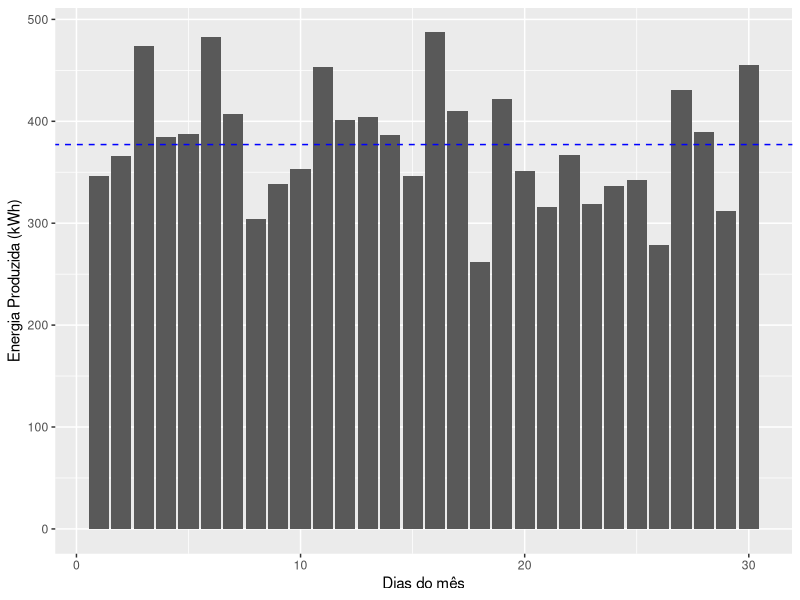
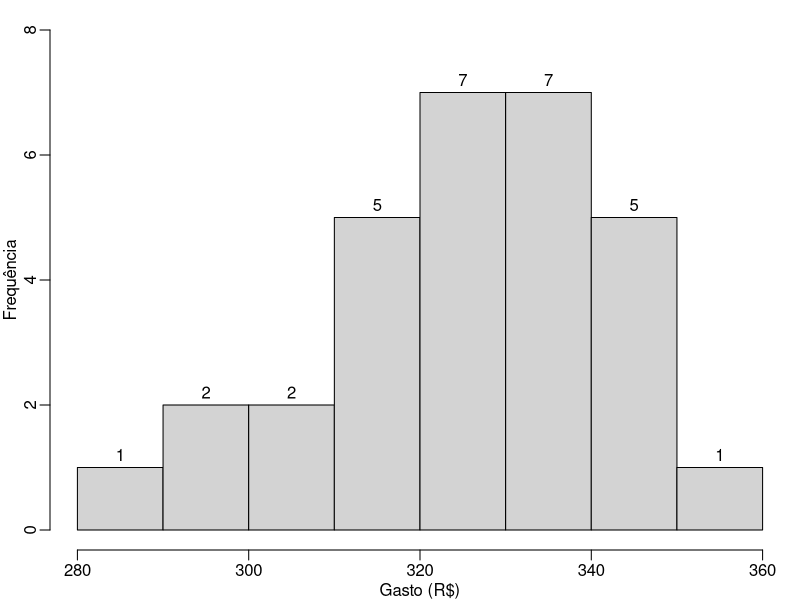
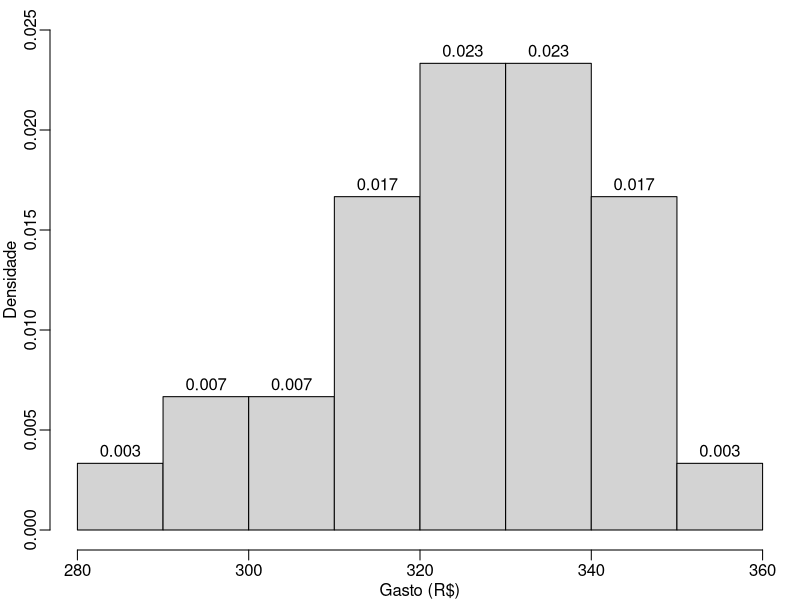
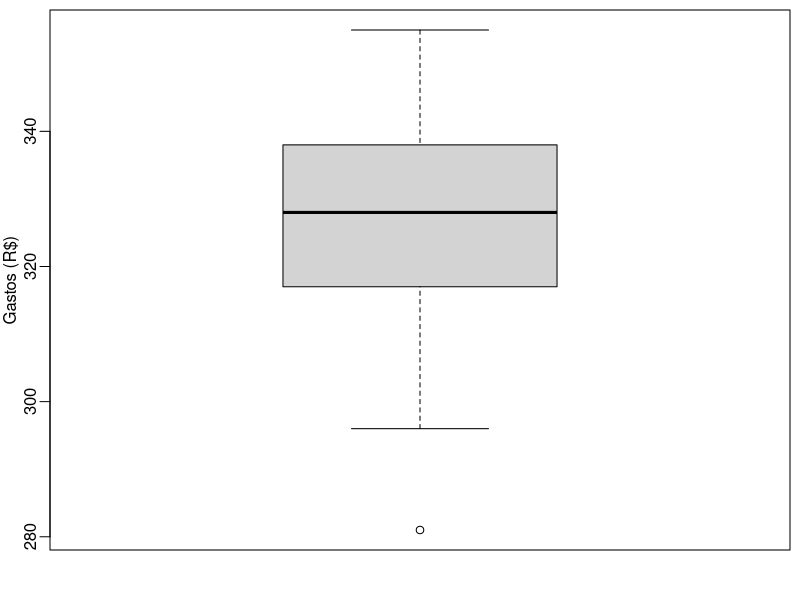
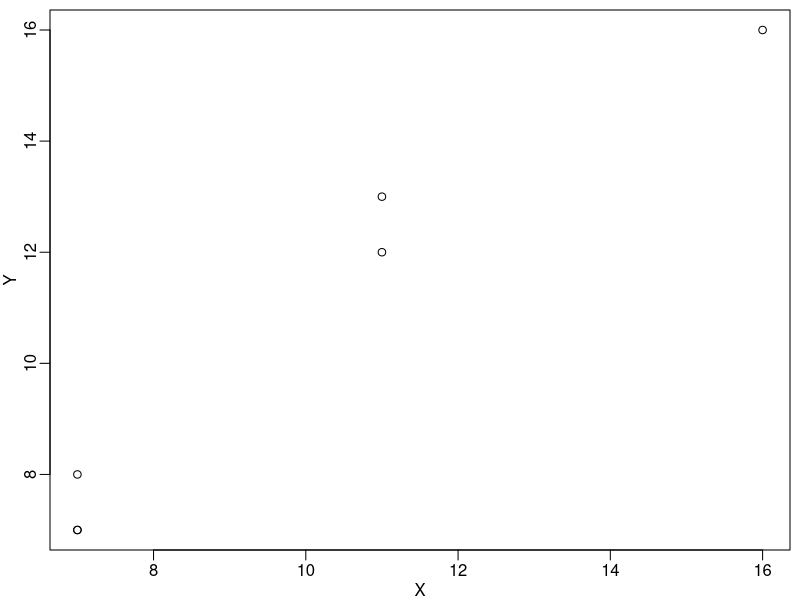
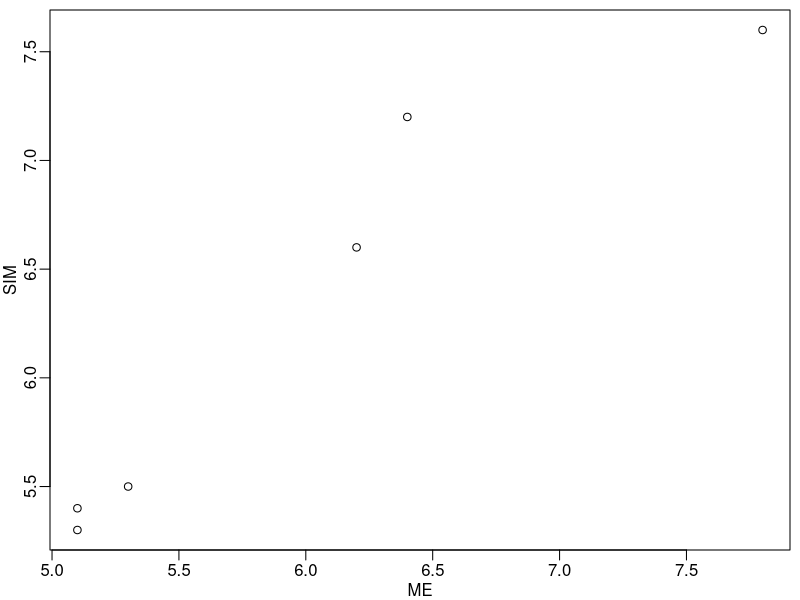
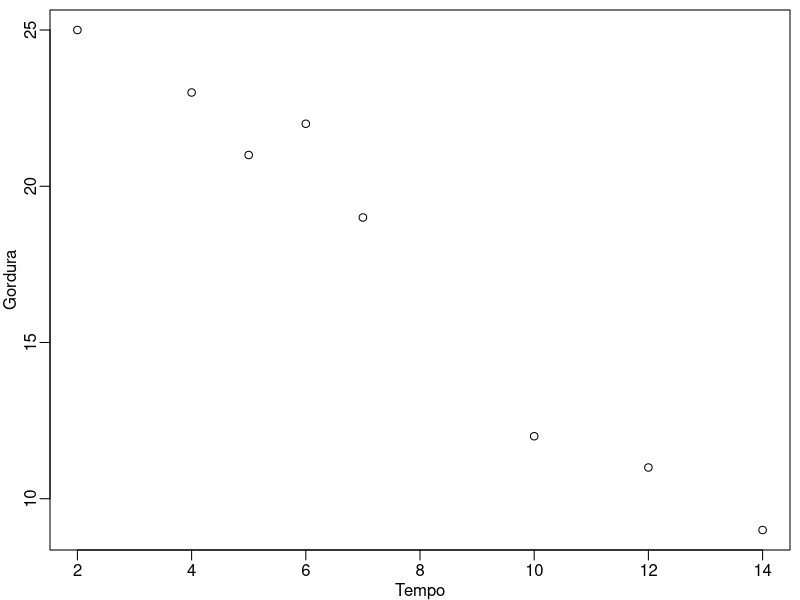
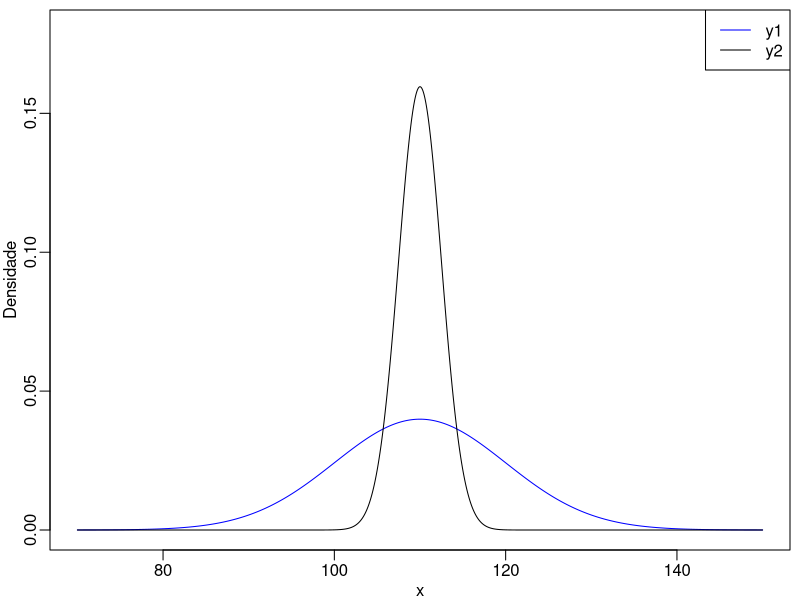

The R source for these figures, in order:
## ---- chunk 1
knitr::opts_chunk$set(#collapse = TRUE,
                      echo = TRUE, 
                      size = "footnotesize",
                      comment = NA,
                      warning = FALSE,
                      message = FALSE,
                      #out.width = "1\\linewidth",
                      fig.align = "center",
                      fig.width = 8, 
                      fig.height = 4, 
                      fig.show = "hold",
                      #fig.path = "Figuras1/",
                      fig.pos = "!htb",
                      fig.cap = TRUE,
                      background = "#E6E6FA",
                      #background = "black",
                      dev = c("png",'pdf'),
                      res=300,
                      dpi = 300)
## ---- chunk 2
#library(tidyverse)
#library(tinytex)
library(knitr)
library(kableExtra)
library(xtable)
library(ggplot2)
library(dplyr)
## ---- chunk 3
#| label: tbl-transp
#| tbl-cap: "Tempo gasto, em minutos, para 10 funcionários irem de casa até a empresa em que trabalham de duas maneiras, ou transporte coletivo (TC) ou automóvel próprio (AP)."
#| tbl-cap-location: top
set.seed(7)
pp <- round(rnorm(10,mean=30,sd=5),0)
qq <- round(rnorm(10,mean=20,sd=5),0)
dd <- t(data.frame(Funcionario=1:10,
                 TC=pp, AP=qq))
dt <- as.data.frame(t(dd))
dd %>% 
  kable() %>% 
  kable_styling(full_width = FALSE, bootstrap_options = c("striped", "hover", "condensed", "responsive"))
## ---- chunk 4
TC <- c(41,24,27,28,25,25,34,29,31,41)
AP <- c(22,34,31,22,29,22,16,18,20,25)
dados <- data.frame(Funcionario=1:10,TC,AP)
dados
## ---- chunk 5
# Média e desvio padrão de TC
mean(dados[,2])
sd(dados[,2])
# Média e desvio padrão de AP
mean(dados[,3])
sd(dados[,3])
## ---- chunk 6
#Coeficiente de Variação (%):
#TC
round((sd(dados[,2])/mean(dados[,2]))*100,2)
#AP
round((sd(dados[,3])/mean(dados[,3]))*100,2)
## ---- chunk 7
set.seed(123)
energia <- round(c(rnorm(30,380,60)),2)
energia
## ---- chunk 8
# carregando a biblioteca
library(ggplot2)

# criando os dados
set.seed(123)
data <- data.frame(
  dia=1:30,  
  valor=round(c(rnorm(30,380,60)),2)
)
# Gráfico de barras
ggplot(data, aes(x=dia, y=valor)) + 
  geom_bar(stat = "identity") +
  geom_abline(slope=0, 
              intercept=mean(data$valor),
              col = "blue",lty=2)+
  labs(x="Dias do mês",
       y="Energia Produzida (kWh)")
## ---- chunk 9
library(gtools)
dd <- c(7,9,15)
vv <- var(dd)*2/3;vv
## ---- chunk 10
y = as.data.frame(permutations(n=3, r=2, 
                 v=dd, 
                 repeats.allowed=T))
colnames(c('r1','r2'))
## ---- chunk 11
y$s <- apply(y[,1:2],1, var)
y$v <- apply(y[,1:2],1, var)/2
y
## ---- chunk 12
ms <- mean(y$s);ms
mv <- mean(y$v);mv
## ---- chunk 13
#| label: tbl-adoles
#| tbl-cap: "Gastos mensais de 30 adolescentes para se alimentarem fora de casa."
#| tbl-cap-location: top
set.seed(7)
dp <- round(rnorm(30,325,100),0)
dp <- rpois(30,325)
dp %>% matrix(nrow = 3) %>% 
  kable() %>% 
  kable_styling(full_width = FALSE, bootstrap_options = c("striped", "hover", "condensed", "responsive"))

## ---- chunk 14
# Dados
dados <- c(309,324,305,312,281,341,355,296,
           342,337,334,321,322,299,335,320,
           338,330,323,330,332,342,346,317,
           326,319,333,339,311,344)
dados
## ---- chunk 15
#| Label: fig-hist1
#| fig-cap: "Histograma da frequência absoluta dos gastos mensais de 30 adolescentes para se alimentarem."
par(bg="white")
par(mar=c(2.5,2.5,0.5,0.5), mgp=c(1.5,0.5,0))
hist(dados, labels = T, main = "",
     xlab = 'Gasto (R$)', ylab = 'Frequência',
     ylim =c(0,8))
## ---- chunk 16
par(bg="white")
par(mar=c(2.5,2.5,0.5,0.5), mgp=c(1.5,0.5,0))
hist(dados, labels = T, main = "",
     xlab = 'Gasto (R$)', ylab = 'Densidade',
     probability = T, ylim = c(0,0.025))
## ---- chunk 17
summary(dados)
## ---- chunk 18
par(bg="white")
par(mar=c(2.5,2.5,0.5,0.5), mgp=c(1.5,0.5,0))
boxplot(dados, ylab = "Gastos (R$)") 
## ---- chunk 19
var(dados)
sd(dados)
(sd(dados)/mean(dados))*100
## ---- chunk 20
# Coeficiente de variação
# A:
(1500000/3280000)*100
#B
(500000/630000)*100
## ---- chunk 21
#| label: tbl-corr1
#| tbl-cap-location: top
#| tbl-cap: "Seis observações das variáveis X e Y."
set.seed(1)
x <- round(rnorm(6,mean = 10,sd=4),0)
y <- x + round(rnorm(6,mean = 0,sd=1),0)
dd <- t(data.frame(X=x, Y=y))
dd %>% 
  kable() %>% 
  kable_styling(full_width = FALSE, bootstrap_options = c("striped", "hover", "condensed", "responsive")) 
## ---- chunk 22
x <- c(7,11,7,16,11,7)
y <- c(7,12,8,16,13,7)
dados3 <- data.frame(X=x, Y=y)
dados3
## ---- chunk 23
par(bg="white")
par(mar=c(2.5,2.5,0.5,0.5), mgp=c(1.5,0.5,0))
plot(Y~X, dados3) 
## ---- chunk 24
cov(x,y)
## ---- chunk 25
cor(x,y)
# ou 
cov(x,y)/(sd(x)*sd(y))
## ---- chunk 26
#| label: tbl-corr2
#| tbl-cap-location: top
#| tbl-cap: "Seis observações das variáveis ME e SIM."
set.seed(1)
Aluno <- round(1:6,0)
x <- round(rnorm(6,mean = 6,sd=1.1),1)
y <- x + round(rnorm(6,mean = 0,sd=0.5),1)
dd <- t(data.frame(Aluno, ME=x, SIM=y))
dd %>% 
  kable() %>% 
  kable_styling(full_width = FALSE, bootstrap_options = c("striped", "hover", "condensed", "responsive"))
## ---- chunk 27
ME     <- c(5.3,6.2,5.1,7.8,6.4,5.1)
SIM	   <- c(5.5,6.6,5.4,7.6,7.2,5.3)
dados4 <- data.frame(Aluno=1:6,ME, SIM)
dados4
## ---- chunk 28
par(bg="white")
par(mar=c(2.5,2.5,0.5,0.5), mgp=c(1.5,0.5,0))
plot(SIM~ME,data = dados4) 
## ---- chunk 29
cov(dados4$ME,dados4$SIM)
## ---- chunk 30
cor(dados4$ME,dados4$SIM)
# ou 
cov(dados4$ME,dados4$SIM)/(sd(dados4$ME)*sd(dados4$SIM))
## ---- chunk 31
#| label: tbl-corr3
#| tbl-cap-location: top
#| tbl-cap: "Tempo de caminhada (horas) e gordura corporal (%) de oito indivíduos."
set.seed(1)
x <- c(6,12,4,2,5,7,14,10)
y <- c(22,11,23,25,21,19,9,12)
dd <- t(data.frame(Indivíduo=1:8, Tempo=x, Gordura =y))
dd %>% 
  kable() %>% 
  kable_styling(full_width = FALSE, bootstrap_options = c("striped", "hover", "condensed", "responsive"))
## ---- chunk 32
Tempo   <- c(6,12,4,2,5,7,14,10)
Gordura <- c(22,11,23,25,21,19,9,12)
dados5  <- data.frame(Ind=1:8,Tempo, Gordura)
dados5
## ---- chunk 33
par(bg="white")
par(mar=c(2.5,2.5,0.5,0.5), mgp=c(1.5,0.5,0))
plot(Gordura~Tempo,data = dados5) 
## ---- chunk 34
cov(dados5$Tempo,dados5$Gordura)
## ---- chunk 35
cor(dados5$Tempo,dados5$Gordura)
## ---- chunk 36
#| Label: fig-den1
#| fig-cap: "Distribuições da v.a. e das médias amostrais de X (comando básicos do R)."
x <- seq(70,150,0.01)
y1 <- dnorm(x,110,10)
y2 <- dnorm(x,110,2.5)
par(mar=c(2.5,2.5,0.5,0.5), mgp=c(1.5,0.5,0))
plot(y1~x, type="l",col="blue",ylim=c(0,0.18),
     ylab = "Densidade")
points(y2~x,type="l",col="black")
legend("topright", legend=c("y1", "y2"), col=c("blue", "black"), lty=1)
